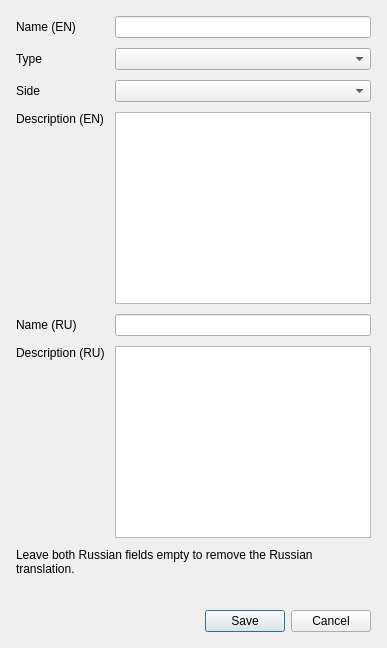
<?xml version="1.0" encoding="UTF-8"?>
<ui version="4.0">
    <class>botc::ui::RoleEditDialog</class>
    <widget class="QDialog" name="botc::ui::RoleEditDialog">
        <property name="windowTitle">
            <string>Edit role</string>
        </property>
        <layout class="QVBoxLayout" name="mainLayout">
            <property name="margin">
                <number>16</number>
            </property>
            <property name="spacing">
                <number>10</number>
            </property>
            <item>
                <layout class="QFormLayout" name="formLayout">
                    <item row="0" column="0">
                        <widget class="QLabel" name="nameLabel">
                            <property name="text">
                                <string>Name (EN)</string>
                            </property>
                        </widget>
                    </item>
                    <item row="0" column="1">
                        <widget class="QLineEdit" name="nameEdit">
                            <property name="maxLength">
                                <number>200</number>
                            </property>
                        </widget>
                    </item>
                    <item row="1" column="0">
                        <widget class="QLabel" name="roleTypeLabel">
                            <property name="text">
                                <string>Type</string>
                            </property>
                        </widget>
                    </item>
                    <item row="1" column="1">
                        <widget class="QComboBox" name="roleTypeCombo"/>
                    </item>
                    <item row="2" column="0">
                        <widget class="QLabel" name="alignmentLabel">
                            <property name="text">
                                <string>Side</string>
                            </property>
                        </widget>
                    </item>
                    <item row="2" column="1">
                        <widget class="QComboBox" name="alignmentCombo"/>
                    </item>
                    <item row="3" column="0">
                        <widget class="QLabel" name="descriptionLabel">
                            <property name="text">
                                <string>Description (EN)</string>
                            </property>
                            <property name="alignment">
                                <set>Qt::AlignLeading|Qt::AlignLeft|Qt::AlignTop</set>
                            </property>
                        </widget>
                    </item>
                    <item row="3" column="1">
                        <widget class="QPlainTextEdit" name="descriptionEdit">
                            <property name="maximumHeight">
                                <number>100</number>
                            </property>
                        </widget>
                    </item>
                    <item row="4" column="0">
                        <widget class="QLabel" name="translationNameLabel">
                            <property name="text">
                                <string>Name (RU)</string>
                            </property>
                        </widget>
                    </item>
                    <item row="4" column="1">
                        <widget class="QLineEdit" name="translationNameEdit">
                            <property name="maxLength">
                                <number>200</number>
                            </property>
                        </widget>
                    </item>
                    <item row="5" column="0">
                        <widget class="QLabel" name="translationDescriptionLabel">
                            <property name="text">
                                <string>Description (RU)</string>
                            </property>
                            <property name="alignment">
                                <set>Qt::AlignLeading|Qt::AlignLeft|Qt::AlignTop</set>
                            </property>
                        </widget>
                    </item>
                    <item row="5" column="1">
                        <widget class="QPlainTextEdit" name="translationDescriptionEdit">
                            <property name="maximumHeight">
                                <number>100</number>
                            </property>
                        </widget>
                    </item>
                </layout>
            </item>
            <item>
                <widget class="QLabel" name="translationHintLabel">
                    <property name="text">
                        <string>Leave both Russian fields empty to remove the Russian translation.</string>
                    </property>
                    <property name="wordWrap">
                        <bool>true</bool>
                    </property>
                </widget>
            </item>
            <item>
                <widget class="QLabel" name="validationLabel">
                    <property name="styleSheet">
                        <string notr="true">color: red; font-weight: bold;</string>
                    </property>
                    <property name="text">
                        <string></string>
                    </property>
                    <property name="wordWrap">
                        <bool>true</bool>
                    </property>
                </widget>
            </item>
            <item>
                <widget class="QDialogButtonBox" name="buttonBox">
                    <property name="standardButtons">
                        <set>QDialogButtonBox::Cancel|QDialogButtonBox::Save</set>
                    </property>
                </widget>
            </item>
        </layout>
    </widget>
    <resources/>
    <connections/>
</ui>
